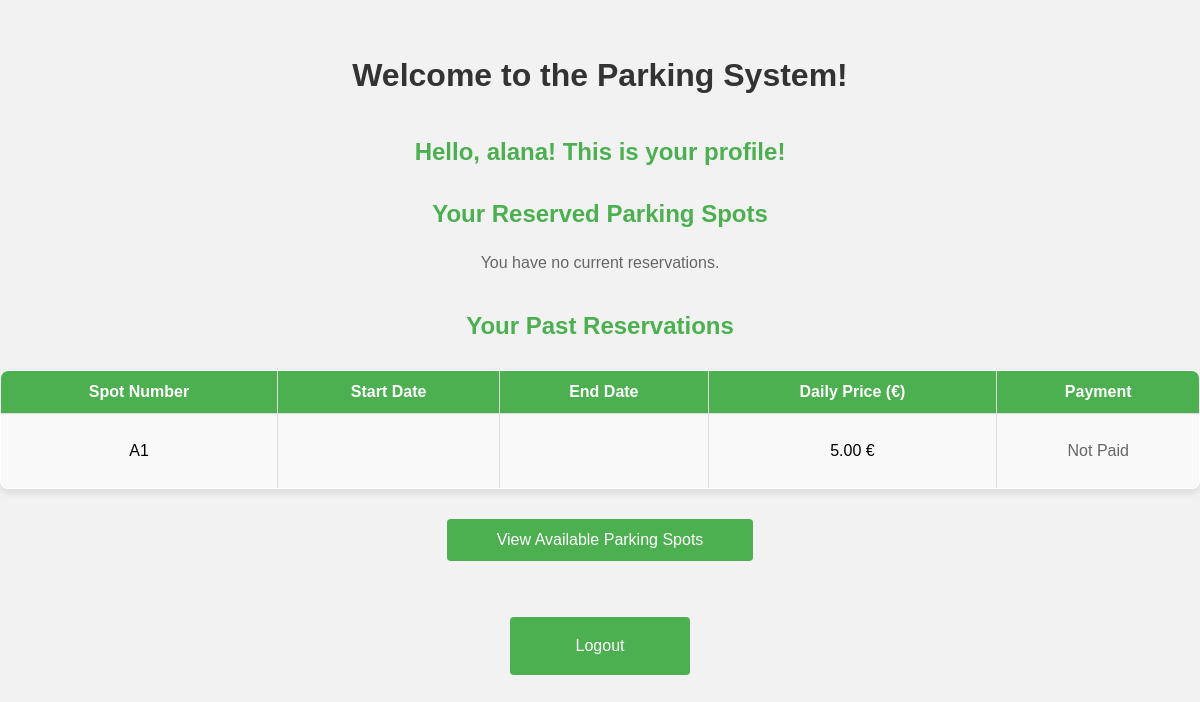
Screenshot of /users/profile/ (signed in) with the database file from the repository.
### parking/models.py (models this page shows, shortened)
class Reservation(models.Model):
    user = models.ForeignKey(User, on_delete=models.CASCADE)
    spot = models.ForeignKey('ParkingSpot', on_delete=models.CASCADE, related_name="reservations")
    start_time = models.DateField()
    end_time = models.DateField()
    is_paid = models.BooleanField(default=False)  # Track payment status

class ParkingSpot(models.Model):
    location = models.ForeignKey(
        'ParkingLocation',
        on_delete=models.CASCADE,
        related_name="spots"
    )
    spot_number = models.CharField(max_length=10)
    is_reserved = models.BooleanField(default=False)
    is_rentable = models.BooleanField(default=False)
    daily_price = models.DecimalField(
        max_digits=10,
        decimal_places=2,
        null=True,
        blank=True
    )
    owner = models.ForeignKey(
        User,
        on_delete=models.SET_NULL,
        null=True,
        blank=True,
        related_name='owned_spots'
    )
    is_approved = models.BooleanField(default=False)

### users/views.py (the view)
# urls.py: path('profile/', views.profile_view, name='profile'),
@login_required
def profile_view(request):
    user = request.user
    current_reservations = Reservation.objects.filter(user=user, end_time__gte=timezone.now()).using('default')
    past_reservations = Reservation.objects.filter(user=user, end_time__lt=timezone.now()).using('default')
    return render(request, 'users/profile.html', {
        'user': user,
        'current_reservations': current_reservations,
        'past_reservations': past_reservations
    })

### users/templates/users/profile.html (shortened to what this page needs)
<!DOCTYPE html>
<html lang="en">
<head>
</head>
<body>
    <h2>Welcome to the Parking System!</h2>
    <h3>Hello, {{ user }}! This is your profile!</h3>
    <h3>Your Reserved Parking Spots</h3>
    {% if current_reservations %}
        <table border="1" cellspacing="0" cellpadding="5" style="width: 100%; text-align: left;">
            <tr>
                <th>Spot Number</th>
                <th>Start Date</th>
                <th>End Date</th>
                <th>Daily Price (€)</th>
                <th>Actions</th>
                <th>Payment</th>
            </tr>
            {% for reservation in current_reservations %}
            <tr>
                <td>{{ reservation.spot.spot_number }}</td>
                <td>{{ reservation.start_time|date:"Y-m-d" }}</td>
                <td>{{ reservation.end_time|date:"Y-m-d" }}</td>
                <td>{{ reservation.spot.daily_price|floatformat:2 }} €</td>
                <td>
                    <form method="POST" action="{% url 'unreserve_parking_spot' reservation.id %}">
                        {% csrf_token %}
                        <button type="submit">Cancel Reservation</button>
                    </form>
                </td>
                <td>
                    {% if not reservation.is_paid %}
                        <form method="POST" action="{% url 'checkout' reservation.id %}">
                            {% csrf_token %}
                            <button type="submit">Checkout</button>
                        </form>
                    {% else %}
                        <p>Paid</p>
                    {% endif %}
                </td>
            </tr>
            {% endfor %}
        </table>
    {% else %}
        <p>You have no current reservations.</p>
    {% endif %}
    <h3>Your Past Reservations</h3>
    {% if past_reservations %}
        <table border="1" cellspacing="0" cellpadding="5" style="width: 100%; text-align: left;">
            <tr>
                <th>Spot Number</th>
                <th>Start Date</th>
                <th>End Date</th>
                <th>Daily Price (€)</th>
                <th>Payment</th>
            </tr>
            {% for reservation in past_reservations %}
            <tr>
                <td>{{ reservation.spot.spot_number }}</td>
                <td>{{ reservation.start_time|date:"Y-m-d" }}</td>
                <td>{{ reservation.end_time|date:"Y-m-d" }}</td>
                <td>{{ reservation.spot.daily_price|floatformat:2 }} €</td>
                <td>
                    {% if reservation.is_paid %}
                        <p>Paid</p>
                    {% else %}
                        <p>Not Paid</p>
                    {% endif %}
                </td>
            </tr>
            {% endfor %}
        </table>
    {% else %}
        <p>You have no past reservations.</p>
    {% endif %}
    <button><a href="{% url 'parking_spots' %}">View Available Parking Spots</a></button>
    <br><br>
    <div class="btn-logout">
        <a href="{% url 'logout' %}">Logout</a>
    </div>
</body>
</html>

### users/templates/users/profile.html (style rules this page uses)
body { font-family: Arial, sans-serif; background-color: #f2f2f2; margin: 0; padding: 0; text-align: center; display: flex; flex-direction: column; align-items: center; min-height: 100vh; padding-top: 30px; }
h2 { color: #333; font-size: 2rem; margin-bottom: 20px; }
h3 { color: #4CAF50; font-size: 1.5rem; margin-bottom: 10px; }
table { width: 80%; margin: 20px 0; border-collapse: collapse; border-radius: 8px; overflow: hidden; background-color: white; box-shadow: 0 4px 8px rgba(0, 0, 0, 0.1); }
th, td { padding: 12px; text-align: center; border: 1px solid #ddd; }
th { background-color: #4CAF50; color: white; }
tr:nth-child(even) { background-color: #f9f9f9; }
button, a { padding: 12px 20px; margin: 10px; background-color: #4CAF50; color: white; border: none; border-radius: 4px; text-decoration: none; font-size: 16px; cursor: pointer; transition: background-color 0.3s ease; }
p { font-size: 16px; color: #666; }
.btn-logout { display: inline-block; width: 15%; text-align: center; background-color: #4CAF50; padding: 4px 0; font-size: 12px; border-radius: 4px; cursor: pointer; margin-top: 10px; margin-bottom: 10px; }
.btn-logout a { display: block; color: white; text-decoration: none; padding: 6px 0; }

### rows the page displays
Reservation: spot.spot_number "A1", spot.daily_price "5.00", is_paid "Not Paid"

### other values shown
{{ user }} "alana"
